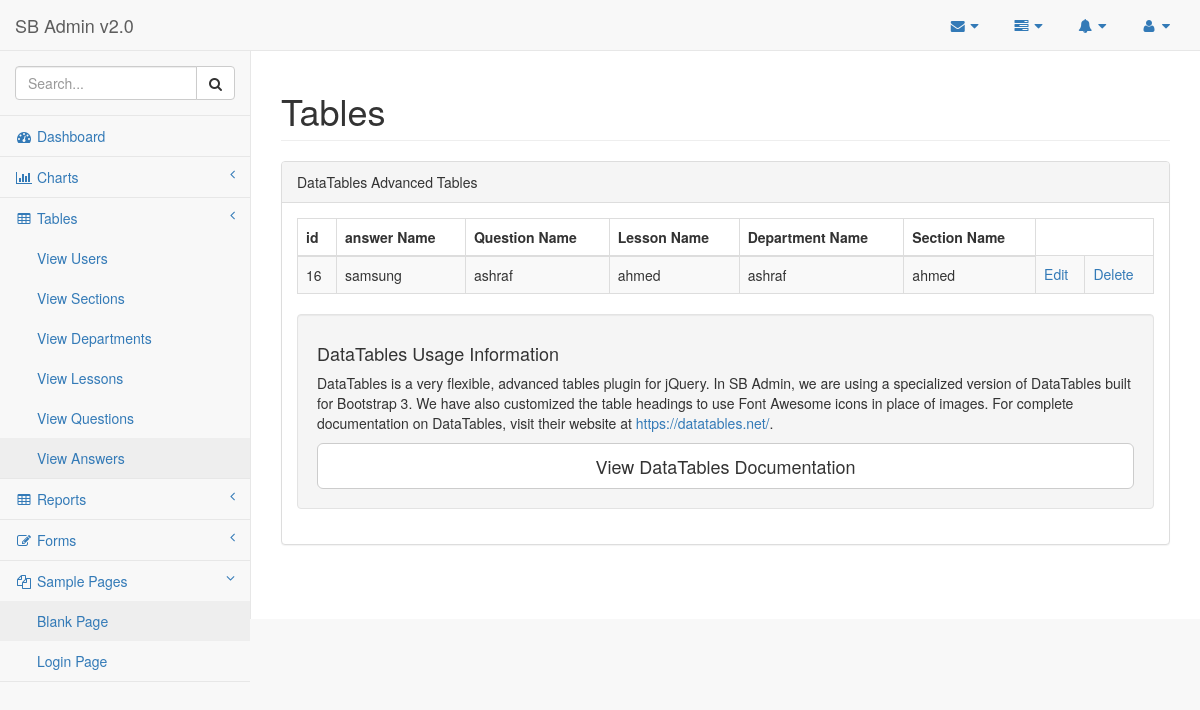
/panel/admin_pages/view_answers.php (signed in), run on the app's committed database.
### tables this page shows
CREATE TABLE `answers` (
  `id` int(11) NOT NULL,
  `name` varchar(1000) NOT NULL,
  `question_id` int(11) NOT NULL
);

CREATE TABLE `questions` (
  `id` int(11) NOT NULL,
  `name` varchar(1000) NOT NULL,
  `lesson_id` int(11) NOT NULL
);

CREATE TABLE `lessons` (
  `id` int(11) NOT NULL,
  `name` varchar(50) NOT NULL,
  `department_id` int(11) NOT NULL
);

CREATE TABLE `departments` (
  `id` int(11) NOT NULL,
  `name` varchar(50) NOT NULL,
  `section_id` int(11) NOT NULL
);

CREATE TABLE `sections` (
  `id` int(11) NOT NULL,
  `name` varchar(50) NOT NULL
);

### panel/connection/conn.php (called while the page is built, shortened)
<?php
class connection {
    protected $host = "localhost";
    protected $dbname = "school_managment_system";
    protected $user = "root";
    protected $pass = "1234";
    function __construct() {
        try {
            $this->DBC = new PDO("mysql:host=$this->host;dbname=$this->dbname", $this->user, $this->pass);
        }
        catch (PDOException $e) {
            echo $e->getMessage();
        }
    }
}
?>

### panel/admin_pages/view_answers.php (the view)
<?php
include "blank.php";
function content(){
?>
 <div id="page-wrapper">
            <div class="row">
                <div class="col-lg-12">
                    <h1 class="page-header">Tables</h1>
                </div>
            </div>
            <div class="row">
                <div class="col-lg-12">
                    <div class="panel panel-default">
                        <div class="panel-heading">
                            DataTables Advanced Tables
                        </div>
                        <div class="panel-body">
                            <table width="100%" class="table table-striped table-bordered table-hover" id="dataTables-example">
  <thead>
              <tr> <th>id</th> <th>answer Name</th> <th>Question Name</th> <th>Lesson Name</th> <th>Department Name</th> <th>Section Name</th>   </tr>
          </thead>
          <tbody>
<?php
         $conn=new connection();
         $prepare ='SELECT * FROM answers';
         $stmt= $conn->DBC->prepare($prepare);
         $stmt->execute();
         while($data = $stmt->fetch( PDO::FETCH_ASSOC )){
           $prepare1 ='SELECT * FROM questions  where id='.$data['question_id'];
           $stmt1= $conn->DBC->prepare($prepare1);
           $stmt1->execute();
           $data1 = $stmt1->fetch( PDO::FETCH_ASSOC);
          $prepare2 ='SELECT * FROM lessons  where id='.$data1['lesson_id'];
           $stmt2= $conn->DBC->prepare($prepare2);
           $stmt2->execute();
           $data2 = $stmt2->fetch( PDO::FETCH_ASSOC);
           $prepare3 ='SELECT * FROM departments  where id='.$data2['department_id'];
           $stmt3= $conn->DBC->prepare($prepare3);
           $stmt3->execute();
           $data3 = $stmt3->fetch( PDO::FETCH_ASSOC);
           $prepare4 ='SELECT * FROM sections  where id='.$data3['section_id'];
           $stmt4= $conn->DBC->prepare($prepare4);
           $stmt4->execute();
           $data4 = $stmt4->fetch( PDO::FETCH_ASSOC)
    ?>
    <tr> <td><?php echo $data['id']; ?></td>  <td><?php echo $data['name']; ?></td>  <td><?php echo $data1['name']; ?></td> <td><?php echo $data2['name']; ?></td> <td><?php echo $data3['name']; ?></td> <td><?php echo $data4['name']; ?></td><td> <a href="edit_answer.php?<?php  echo "id=".$data['id']?>"> Edit </a> </td> <td> <a id="delete_answer"  uid="<?php echo $data['id'];?>" > Delete </a> </td>
    </tr>
    <?php } ?>
          </tbody>
                            </table>
                            <div class="well">
                                <h4>DataTables Usage Information</h4>
                                <p>DataTables is a very flexible, advanced tables plugin for jQuery. In SB Admin, we are using a specialized version of DataTables built for Bootstrap 3. We have also customized the table headings to use Font Awesome icons in place of images. For complete documentation on DataTables, visit their website at <a target="_blank" href="https://datatables.net/">https://datatables.net/</a>.</p>
                                <a class="btn btn-default btn-lg btn-block" target="_blank" href="https://datatables.net/">View DataTables Documentation</a>
                            </div>
                             </div>
                    </div>
                </div>
            </div>
            </div>
 <?php
}
?>

### data on the page
answers: id "16", name "samsung", question.name "ashraf", lessons.name "ahmed", departments.name "ashraf", sections.name "ahmed"
